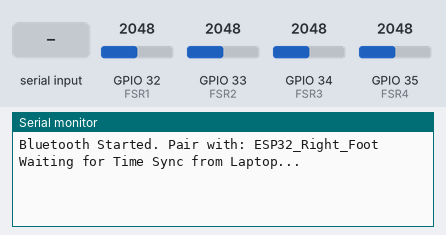
Bench run of a sketch on a simulated ESP32. Shown: the last lines printed to the serial monitor. Inputs (shaded band) come from the test bench; at power-on: GPIO 32 (FSR1) = 2048, GPIO 33 (FSR2) = 2048, GPIO 34 (FSR3) = 2048, GPIO 35 (FSR4) = 2048 (analog values on the 0–4095 scale). Nothing arrives over Bluetooth unless stated.

Above: at 1.8 s.
1.9 s: "SYNC:\n" received over the second serial link
At 2.07 s:
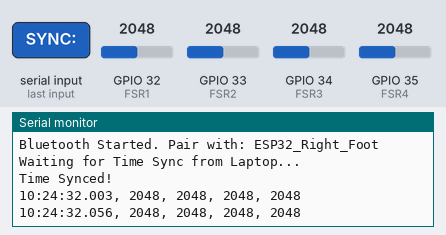
3.5 s: GPIO 32 (FSR1) set to 2866
At 3.5 s:
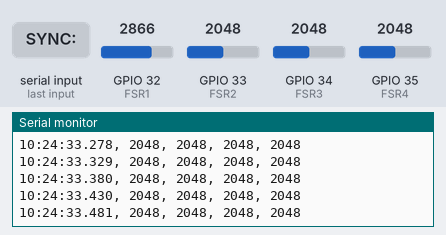
5.0 s: GPIO 33 (FSR2) set to 2866
At 5.02 s:
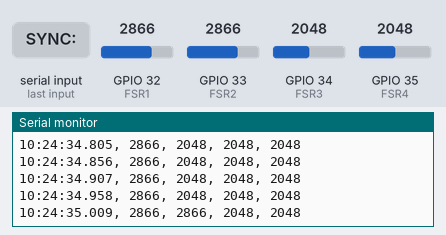
6.5 s: GPIO 34 (FSR3) set to 2866
At 6.5 s:
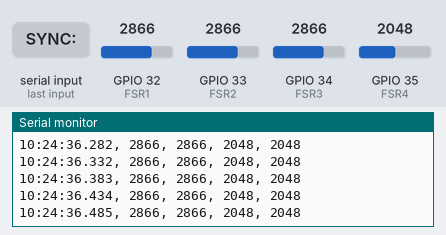
8.0 s: GPIO 35 (FSR4) set to 2866
At 8.03 s:
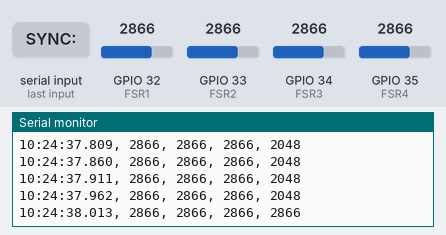
9.5 s: GPIO 32 (FSR1) set to 3972
At 9.5 s:
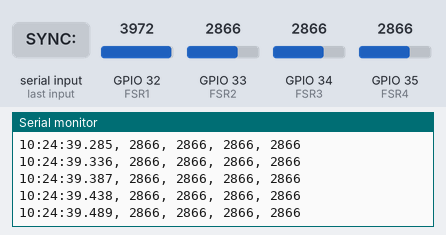
Timing chart, 0 to 12.0 s (numbered marks = the images above; inputs shaded):
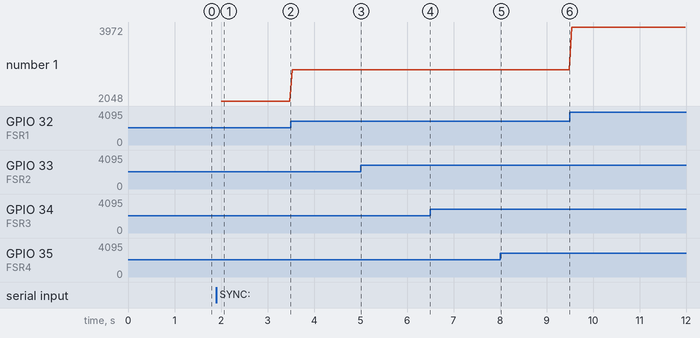

The sketch:

RightFootFSR.ino
```cpp
#include <time.h>
#include <sys/time.h>
#include "BluetoothSerial.h"

// --- BLUETOOTH SETUP ---
BluetoothSerial SerialBT;
#define BT_DEVICE_NAME "ESP32_Right_Foot"

// --- PIN CONFIGURATION ---
const int FSR1 = 32;
const int FSR2 = 33;
const int FSR3 = 34;
const int FSR4 = 35;

char timeStringBuffer[32];
bool timeSynced = false;

void setup() {
  Serial.begin(115200);

  // ADC Configuration
  analogReadResolution(12);
  analogSetAttenuation(ADC_11db);

  // Initialize Bluetooth
  SerialBT.begin(BT_DEVICE_NAME);
  Serial.println("Bluetooth Started. Pair with: " BT_DEVICE_NAME);

  // --- WAIT FOR SYNC ---
  Serial.println("Waiting for Time Sync from Laptop...");

  while (!timeSynced) {
    if (SerialBT.available()) {
      String incoming = SerialBT.readStringUntil('\n');
      incoming.trim();

      if (incoming.startsWith("SYNC:")) {
        long timestamp = incoming.substring(5).toInt();

        struct timeval now = { .tv_sec = (time_t)timestamp, .tv_usec = 0 };
        settimeofday(&now, NULL);

        timeSynced = true;
        SerialBT.println("ACK_SYNC_RIGHT");
        Serial.println("Time Synced!");
      }
    } else {
      SerialBT.println("WAITING_FOR_SYNC_RIGHT");
      delay(500);
    }
  }

  SerialBT.println("Time,FSR1_Raw,FSR2_Raw,FSR3_Raw,FSR4_Raw");
}

void loop() {
  if (!timeSynced) return;

  int raw1 = analogRead(FSR1);
  int raw2 = analogRead(FSR2);
  int raw3 = analogRead(FSR3);
  int raw4 = analogRead(FSR4);

  struct timeval tv;
  gettimeofday(&tv, NULL);
  struct tm* timeinfo = gmtime(&tv.tv_sec);
  strftime(timeStringBuffer, sizeof(timeStringBuffer), "%H:%M:%S", timeinfo);
  int millisec = tv.tv_usec / 1000;

  // Print to Bluetooth
  SerialBT.printf("%s.%03d, %d, %d, %d, %d\n", timeStringBuffer, millisec, raw1, raw2, raw3, raw4);

  // Print to USB (Debugging)
  Serial.printf("%s.%03d, %d, %d, %d, %d\n", timeStringBuffer, millisec, raw1, raw2, raw3, raw4);

  delay(50);
}
```

Measured:
- after the input at 1.9 s, the serial monitor: prints a new line after 0.10 s (image 1)
- plotted number 1: 2048 → 2866 after the input at 3.5 s
